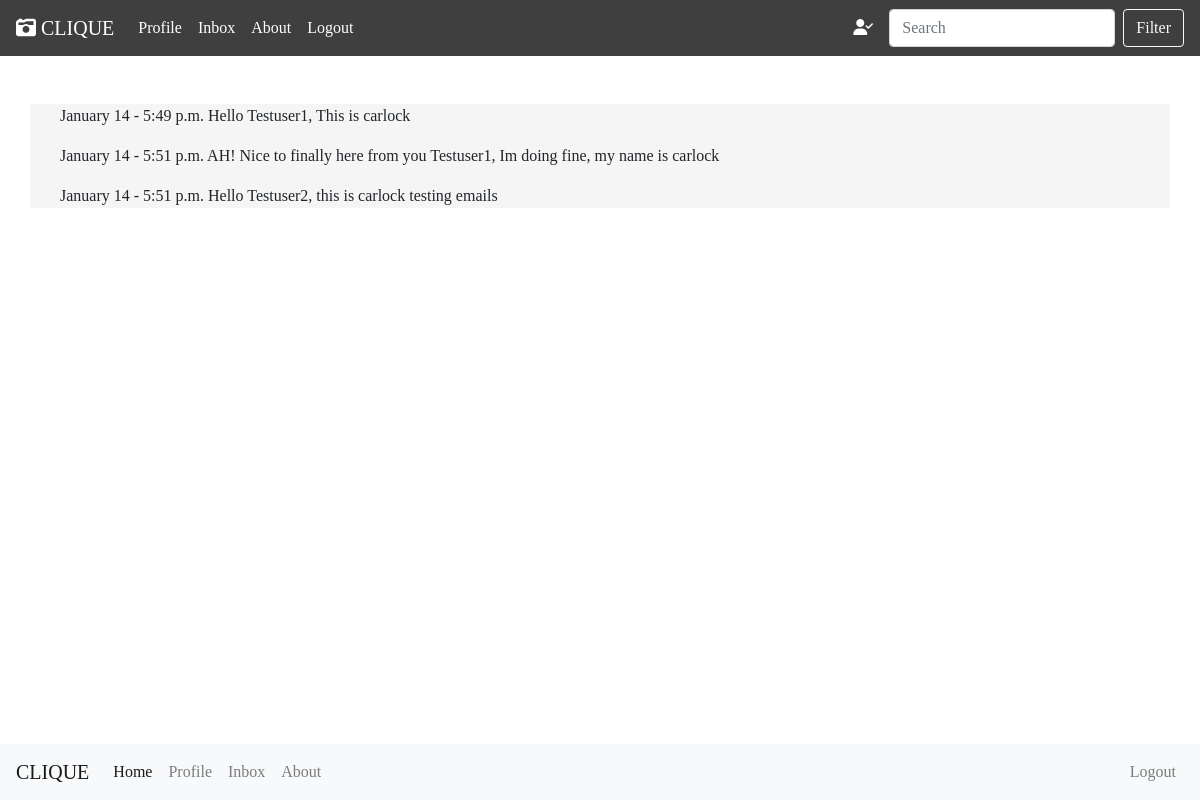
The app's page /inbox/message/29/ (signed in), older data.
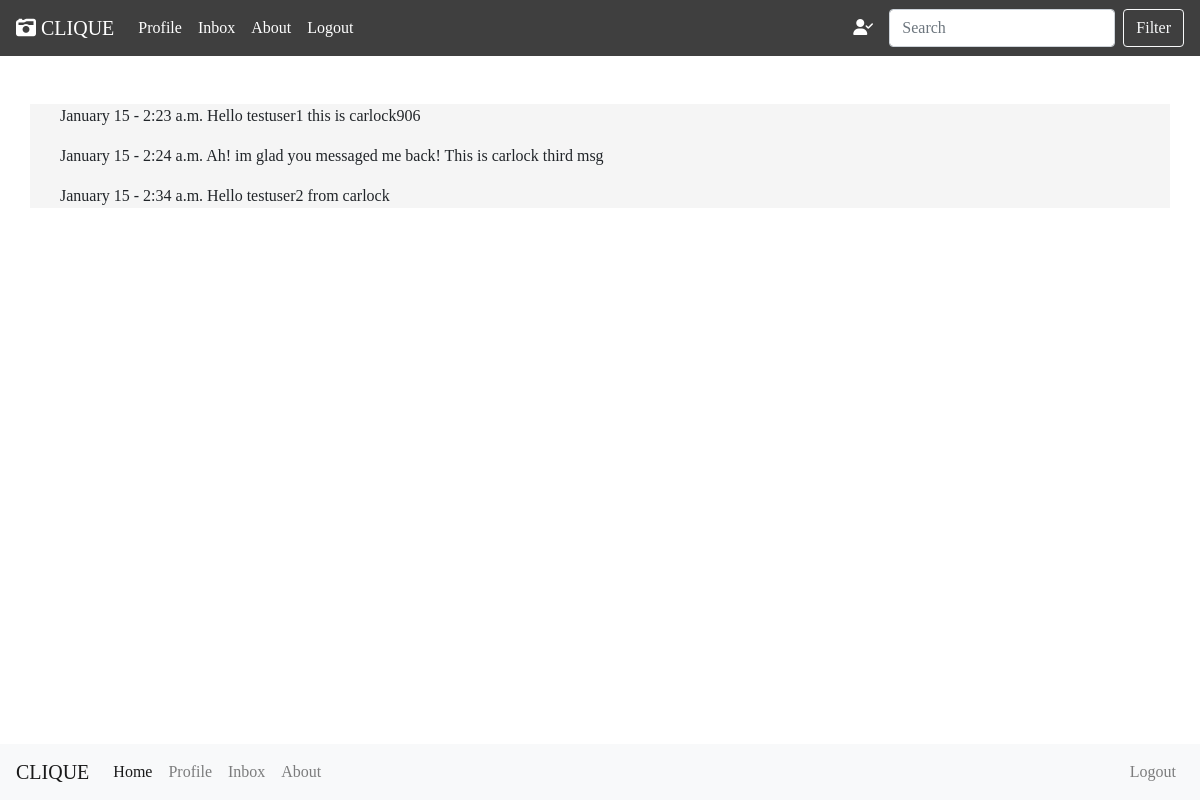
The same page, newer data.
### inboxApp/models.py (models this page shows, shortened)
class InboxDB(models.Model):
    sender = models.ForeignKey(CustomUser, related_name='sender', on_delete=models.CASCADE, null=True)
    receiver = models.ForeignKey(CustomUser, related_name='receiver', on_delete=models.CASCADE, null=True)
    subject = models.CharField(max_length=100, default="Let's Collaborate!", blank=True, null=True)
    body = models.CharField(max_length=1000, default='', blank=True, null=True)
    sent_date = models.DateTimeField(auto_now_add=True)
    class Meta:
        verbose_name_plural = "User Inboxes"

### inboxApp/views.py (the view)
# urls.py: path('message/<int:id>/', views.user_msg, name='user-msg'),
@login_required
def user_msg(request, id): # Use this view to continue the conversation
    user_id = request.user.id
    if request.method == "GET":
        context = {
            'message': InboxDB.objects.filter(receiver=user_id),
            'message': InboxDB.objects.filter(sender=user_id),
        }
        return render(request, 'inbox/user_inbox_msg.html', context)

### templates/inbox/user_inbox_msg.html (shortened to what this page needs)
{% extends 'base.html' %}
{% block content %}
    {% if user.is_authenticated %}
        <div class="container mt-5">
            {% for msg in message %}
                <p>{{ msg.sent_date | date:"F d" }} - {{ msg.sent_date.time }} {{ msg.body }}</p>
            {% empty %}
                <p>Inbox is EMPTY</p>
            {% endfor %}
        </div>
    {% endif %}
{% endblock %}

### templates/base.html (shortened to what this page needs)
{% load static %}
<!doctype html>
<html lang="en">
  <head>
    <link rel="stylesheet" href="https://stackpath.bootstrapcdn.com/bootstrap/4.3.1/css/bootstrap.min.css">
    <link rel="stylesheet" href="{% static 'css/main.css' %}">
    <link rel="stylesheet" href="{% static 'css/nav_styles.css' %}">
    <link rel="stylesheet" href="{% static 'css/profile_page.css' %}">
  </head>
  <body>
    <nav id="navbar" class="navbar navbar-expand-md active">
        <a class="navbar-brand" href="{% url 'home' %}"><i class="fas fa-camera-retro"></i> CLIQUE <span class="sr-only">(current)</span></a>
        <div class="collapse navbar-collapse" id="navbarSupportedContent">
          <ul class="navbar-nav mr-auto">
            {% if user.is_authenticated %}
            <li class="nav-item active">
              <a method="GET" class="nav-link" href="{% url 'profile' %}">Profile </a>
            </li>
            <li class="nav-item active">
              <a method="GET" class="nav-link" href="{% url 'user-inbox' %}">Inbox </a>
            </li>
            {% endif %}
            <li class="nav-item active">
              <a class="nav-link" href="{% url 'about' %}">About </a>
            </li>
            {% if user.is_authenticated %}
            <li class="nav-item active">
              <a class="nav-link" href="{% url 'logout' %}">Logout </a>
            </li>
            {% endif %}
          </ul>
          {% if user.is_authenticated %}
            <a class="nav-link" href="#"><i class="fas fa-user-check"></i> </a>
          {% endif %}
          <form class="form-inline my-2 my-lg-0">
            <input class="form-control mr-sm-2" type="search" placeholder="Search" aria-label="Search">
            <button class="btn btn-outline-light my-2 my-sm-0" type="submit">Filter</button>
          </form>
        </div>
      </nav>
    <div class="container">
      {% block content %} {% endblock %}
    </div>
    <br><br><br><br>
    {% if user.is_authenticated %}
      <nav class="navbar navbar-expand-xl navbar-light bg-light fixed-bottom">
        <a class="navbar-brand" href="{% url 'home' %}">CLIQUE</a>
        <div class="collapse navbar-collapse" id="navbarCollapse">
            <div class="navbar-nav">
                <a href="#" class="nav-item nav-link active">Home</a>
                <a method="GET" class="nav-link" href="{% url 'profile' %}">Profile </a>
                <a method="GET" class="nav-link" href="{% url 'user-inbox' %}">Inbox </a>
                <a class="nav-link" href="{% url 'about' %}">About </a>
            </div>
            <div class="navbar-nav ml-auto">
              <a class="nav-link" href="{% url 'logout' %}">Logout </a>
            </div>
        </div>
      </nav>
    {% endif %}
  </body>
</html>

### static/css/main.css (style rules this page uses)
body, html { font-family: 'Halant', serif; height: 100%; }
.container { background-color: rgb(245, 245, 245); }

### static/css/nav_styles.css (style rules this page uses)
#navbar { background: rgb(63, 63, 63); color: white; }
a.navbar-brand { font-family: 'Spectral', serif; color: white; }
a.nav-link { color: white; }

Row changes from the older to the newer data that the page shows:
removed InboxDB: sent_date "January 14", sent_date.time "5:49 p.m.", body "Hello Testuser1, This is carlock"
removed InboxDB: sent_date "January 14", sent_date.time "5:51 p.m.", body "AH! Nice to finally here from you Testuser1, Im doing fine, my name is carlock"
removed InboxDB: sent_date "January 14", sent_date.time "5:51 p.m.", body "Hello Testuser2, this is carlock testing emails"
added InboxDB: sent_date "January 15", sent_date.time "2:23 a.m.", body "Hello testuser1 this is carlock906"
added InboxDB: sent_date "January 15", sent_date.time "2:24 a.m.", body "Ah! im glad you messaged me back! This is carlock third msg"
added InboxDB: sent_date "January 15", sent_date.time "2:34 a.m.", body "Hello testuser2 from carlock"
